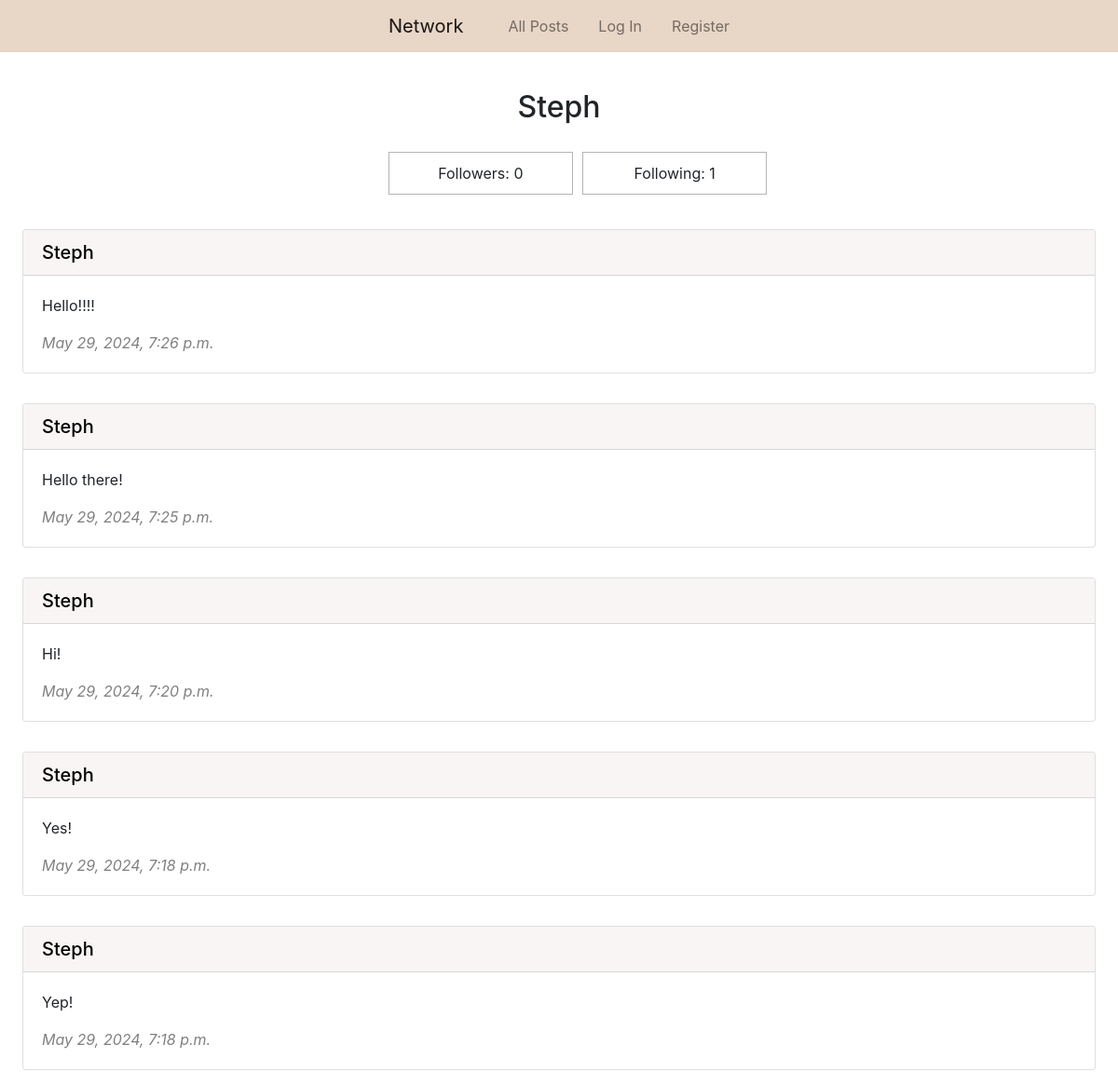
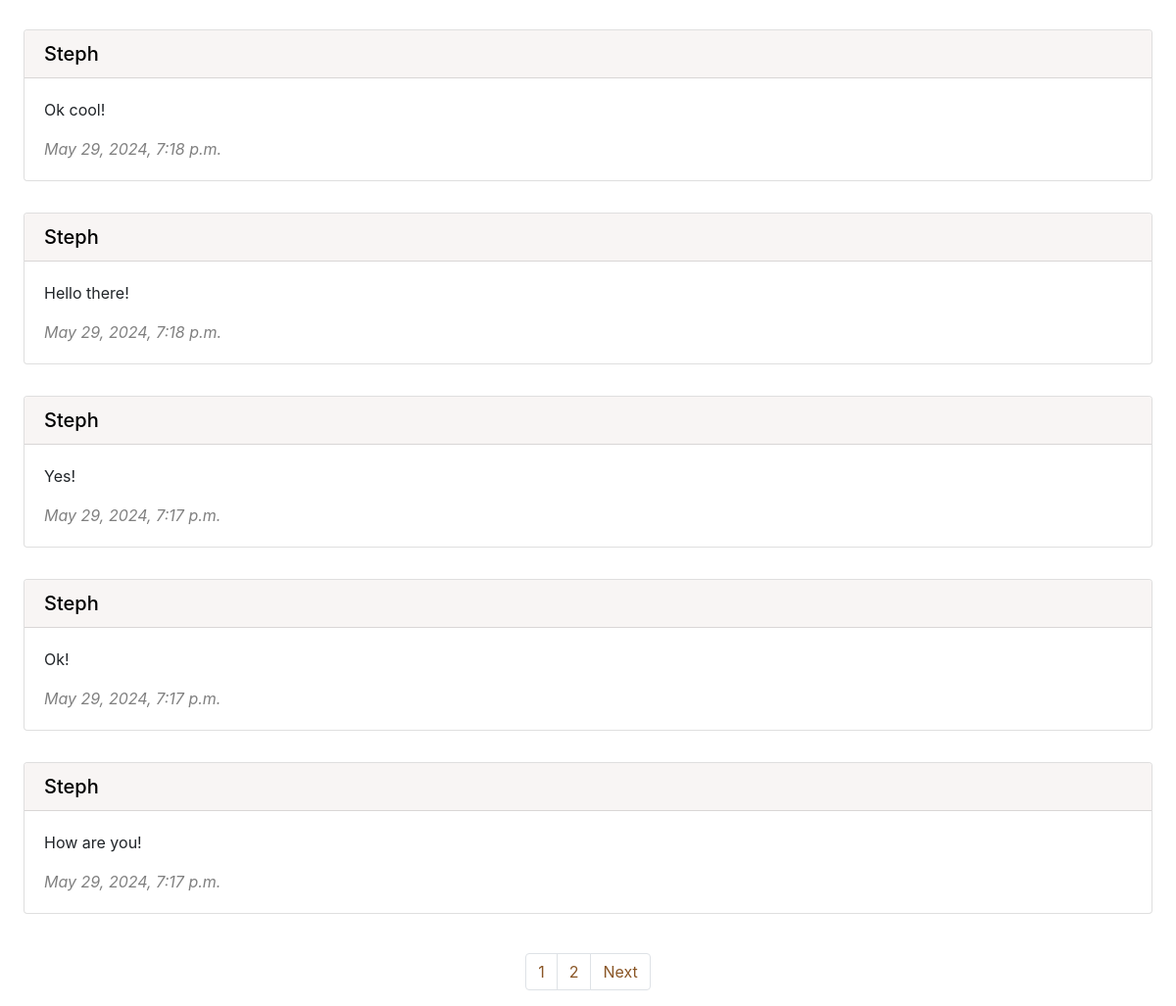
The app's page /profile/1 with its own data (2 pictures, top to bottom).
### network/models.py (models this page shows, shortened)
class User(AbstractUser):
    pass

class Post(models.Model):
    content = models.CharField(max_length=300)
    user = models.ForeignKey(User, on_delete=models.CASCADE, related_name="post_user")
    date_time = models.DateTimeField(auto_now_add=True)

### network/views.py (the view)
# urls.py: path("profile/<int:user_id>", views.profile, name="profile"),
def profile(request, user_id):
    profile_user = User.objects.get(pk=user_id)
    user_posts = Post.objects.filter(user=profile_user).order_by("id").reverse()
    paginator = Paginator(user_posts, 10)
    page_number = request.GET.get("page")
    page_posts = paginator.get_page(page_number)
    followers = Follow.objects.filter(user_following=profile_user)
    following = Follow.objects.filter(user_follower=profile_user)
    try:
        if len(followers.filter(user_follower=request.user)) != 0:
            is_following = True
        else:
            is_following = False
    except:
        is_following = False
    return render(request, "network/profile.html", {
        "page_posts": page_posts,
        "profile_user": profile_user,
        "followers": followers,
        "following": following,
        "is_following": is_following
    })

### network/templates/network/profile.html (shortened to what this page needs)
{% extends "network/layout.html" %}
{% block body %}
    <h2 class="px-5 pt-4 pb-3 mt-3 text-center">{{ profile_user.username | capfirst }}</h2>
    <ul class="row d-flex justify-content-center">
        <li class="col-2 follow-border text-center">
            Followers: {{ followers.count }}
        </li>
        <li class="col-2 follow-border text-center">
            Following: {{ following.count }}
        </li>
    </ul>
    {% for post in page_posts %}
        <div class="px-4 py-3">
            <div class="card">
                <h5 class="card-header bg-brown"><a class="blacklink" href="{% url 'profile' user_id=post.user.id %}">{{ post.user.username | capfirst }}</a></h5>
                <div class="card-body">
                    <p class="card-text" id="content_{{ post.id }}">{{ post.content }}</p>
                    <p class="card-text grey"><i>{{ post.date_time }}</i></p>
                </div>
            </div>
        </div>
    {% endfor %}
    <br>
    <nav aria-label="Page navigation">
        <ul class="pagination d-flex justify-content-center">
            {% for i in page_posts.paginator.page_range %}
                <li class="page-item"><a class="page-link brown-text" href="?page={{ i }}">{{ i }}</a></li>
            {% endfor %}
            {% if page_posts.has_next %}
                <li class="page-item"><a class="page-link brown-text" href="?page={{ page_posts.next_page_number }}">Next</a></li>
            {% endif %}
        </ul>
      </nav>
{% endblock %}

### network/static/network/styles.css (style rules this page uses)
.blacklink { color: black !important; }
.bg-brown { background-color: #f8f5f4 !important; }
.brown-text { color: #8a5626 !important; }
.follow-border { border: solid 1px rgb(182, 180, 180); padding: 10px; margin: 5px; list-style-type: None; }
.grey { color: grey !important; }

### records on screen
User: username "Steph"
Post: user.username "Steph", content "Hello!!!!", date_time "May 29, 2024, 7:26 p.m."
Post: user.username "Steph", content "Hello there!", date_time "May 29, 2024, 7:25 p.m."
Post: user.username "Steph", content "Hi!", date_time "May 29, 2024, 7:20 p.m."
Post: user.username "Steph", content "Yes!", date_time "May 29, 2024, 7:18 p.m."
Post: user.username "Steph", content "Yep!", date_time "May 29, 2024, 7:18 p.m."
Post: user.username "Steph", content "Ok cool!", date_time "May 29, 2024, 7:18 p.m."
Post: user.username "Steph", content "Hello there!", date_time "May 29, 2024, 7:18 p.m."
Post: user.username "Steph", content "Yes!", date_time "May 29, 2024, 7:17 p.m."
Post: user.username "Steph", content "Ok!", date_time "May 29, 2024, 7:17 p.m."
Post: user.username "Steph", content "How are you!", date_time "May 29, 2024, 7:17 p.m."

### other values on screen
{{ followers.count }} "0"
{{ following.count }} "1"
{{ i }} "1" "2"
